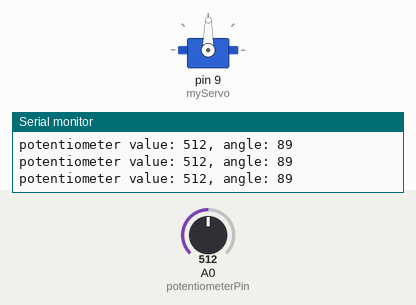
A sketch run on a simulated Arduino Uno, built with avr-gcc and run on an emulated ATmega328P. Parts: servo, the last lines printed to the serial monitor. The inputs (shaded band) are chosen by the test bench; at power-on: A0 (potentiometerPin) = 512.

Above: at 1.2 s.
1.3 s: A0 (potentiometerPin) set to 554
At 2.5 s:
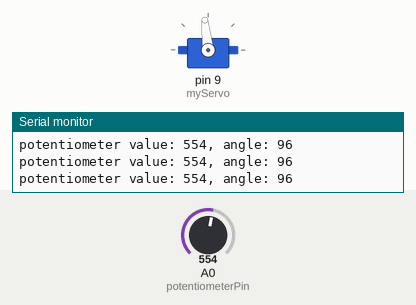
4.3 s: A0 (potentiometerPin) set to 590
At 4.9 s:
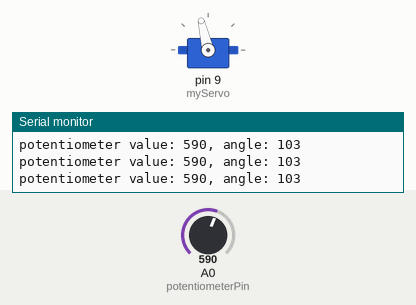
5.8 s: A0 (potentiometerPin) set to 306
At 7.0 s:
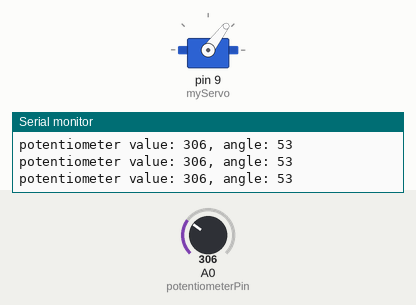
7.3 s: A0 (potentiometerPin) set to 108
At 8.5 s:
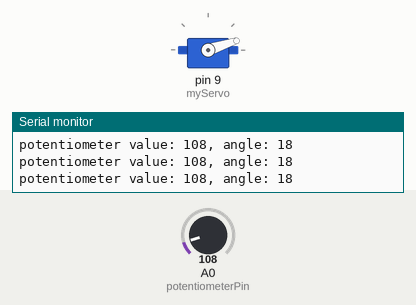
8.8 s: A0 (potentiometerPin) set to 90
At 9.6 s:
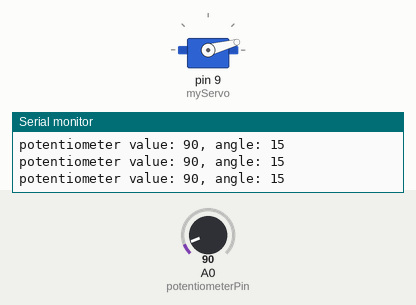
11.8 s: A0 (potentiometerPin) set to 716
At 13.0 s:
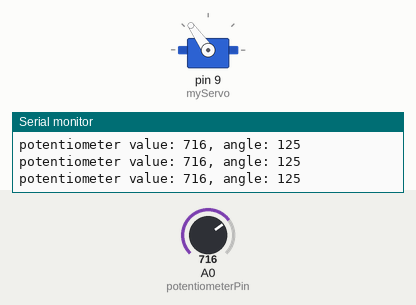
Timing chart, 0 to 14.3 s (numbered marks = the images above; inputs shaded):
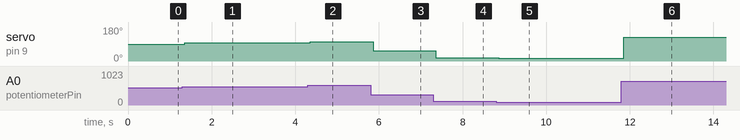

Measured:
- after the input at 1.3 s, servo on pin 9 (myServo): 89° → 96° after 0.06 s
- after the input at 4.3 s, servo on pin 9 (myServo): 96° → 103° after 0.06 s
- after the input at 5.8 s, servo on pin 9 (myServo): 103° → 53° after 0.06 s
- after the input at 7.3 s, servo on pin 9 (myServo): 53° → 18° after 0.06 s
- after the input at 8.8 s, servo on pin 9 (myServo): 18° → 15° after 0.06 s
- after the input at 11.8 s, servo on pin 9 (myServo): 15° → 125° after 0.06 s

The sketch:

project5.ino
```cpp
// inkludera redan färdigskriven kod för att styra servomotorn
#include <Servo.h>

// variabel för att referera till motorn
Servo myServo;
// mittstiftet på vridpotentiometern kopplas till pin nummer
int potentiometerPin = A0;
// avläst värde på potentiometerns mittstift
int potentiometerValue;
// vinkel på motorns axel
int angle;

// koden i setup körs en gång vid programstart
void setup() {
  // koppla servo till angiven digital output pin nummer
  myServo.attach(9);
  Serial.begin(9600);
}

// koden i loop körs om och om igen
void loop() {
  // läs potentiometerns värde
  // möjliga värden med analogRead är 0 - 1023
  potentiometerValue = analogRead(potentiometerPin);
  Serial.print("potentiometer value: ");
  Serial.print(potentiometerValue);

  // mappa avläst värde 0 - 1023
  // till 0 - 179 grader på motoraxeln
  angle = map(potentiometerValue, 0, 1023, 0, 179);
  Serial.print(", angle: ");
  Serial.println(angle); // println för att avsluta med ny rad

  myServo.write(angle);
  // pausa
  delay(15);
}
```
